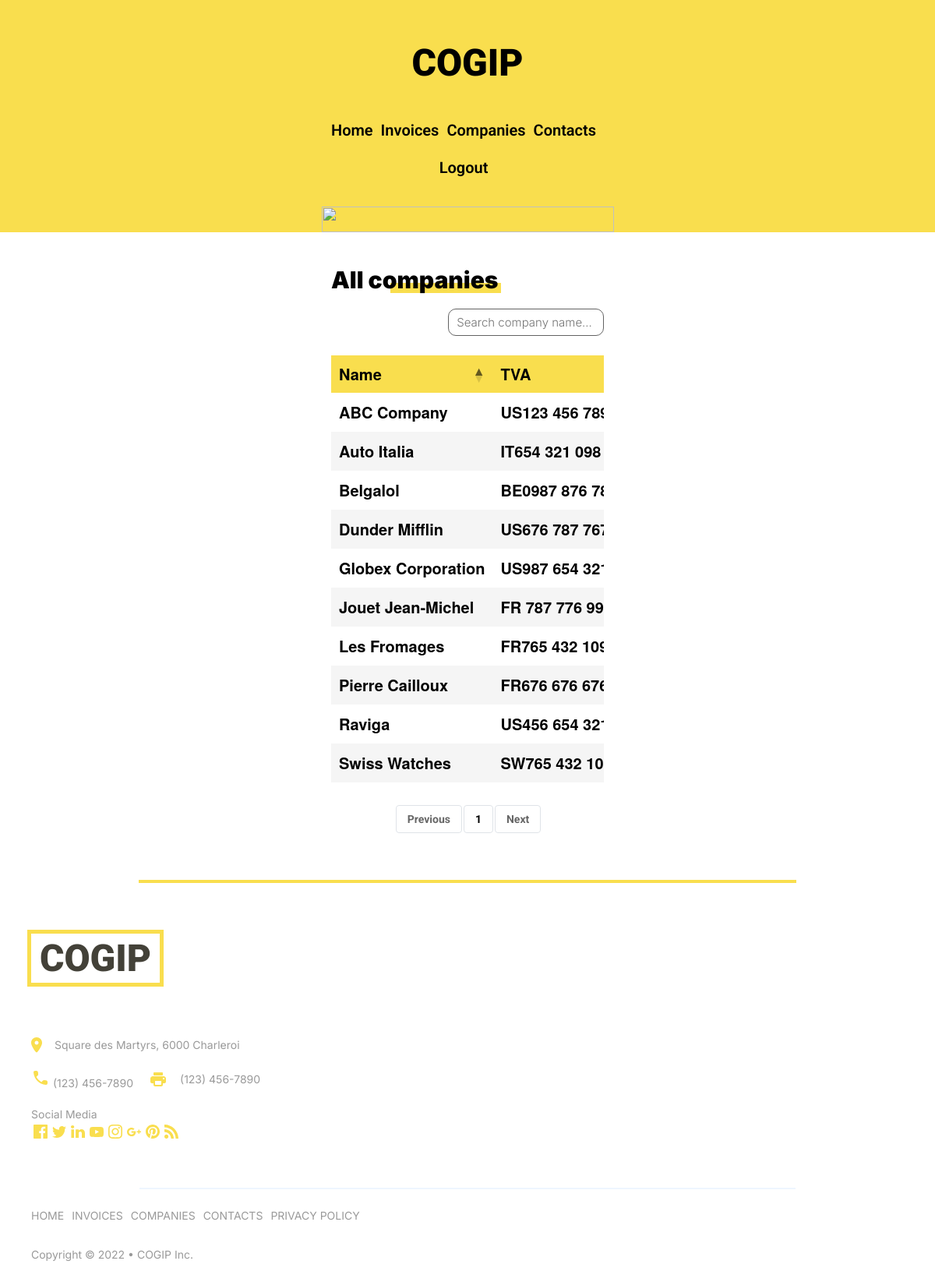
/base/company (signed in), run on the app's committed database.
### tables this page shows
CREATE TABLE `companies` (
  `id` int(11) NOT NULL,
  `name` varchar(50) NOT NULL,
  `type_id` int(11) NOT NULL,
  `country` varchar(50) NOT NULL,
  `tva` varchar(50) NOT NULL,
  `created_at` datetime NOT NULL,
  `updated_at` datetime NOT NULL
);

### base/app/Models/company.php (called while the page is built, shortened)
<?php
    class Company
    {
        public function __construct(int $id, string $name, string $type, string $country, string $tva, string $creation_date, string $update_date){
            $this->id = $id;
            $this->name = $name;
            $this->tva = $tva;
        }
    }
?>

### base/app/Views/companies.php (the view, shortened to what this page needs)
<?php
include "header.php";
?>
<main>
    <section class="container__table">
        <h3>All companies</h3>
        <div class="container__table__yellow__rectangle"></div>
        <?php
        $companyController = new CompanyController($db);
        $companies = $companyController->getCompanies();
        usort($companies, function ($a, $b) {
            return strcmp($a->name, $b->name);
        });
        ?>
        <div class="table__container">
            <table class="table__container__info  table table-striped" id="myTable">
                <thead class="table__container__info__thead">
                    <tr class="table__container__info__thead__tr">
                        <th>Name</th>
                        <th>TVA</th>
                    </tr>
                </thead>
                <tbody class="table__container__info__tbody">
                    <?php foreach ($companies as $company) : ?>
                        <tr class="table__container__info__tbody__tr">
                            <td><a href="company&companyId=<?php echo $company->id; ?>"><?php echo $company->name; ?></a></td>
                            <td>
                                <?php echo $company->tva; ?>
                            </td>
                        </tr>
                    <?php endforeach; ?>
                </tbody>
            </table>
        </div>
    </section>
</main>
<?php
include "footer.php";
?>

### base/index.php (shortened to what this page needs)
<?php
$route = $_GET['route'];
$routeParts = explode('/', $route);
$base = $routeParts[0];
if (!isset($_SESSION["isConnected"]) || $_SESSION["isConnected"] != 1) {
    if ($base != 'user') {
        if ($base == 'signup') {
            require_once APP . 'Controllers/signupController.php';
        } else {
            require_once APP . 'Controllers/loginController.php';
        }
    } else {
        $ctrl = APP . 'Controllers/' . $base . 'Controller.php';
        if (file_exists($ctrl)) {
            require_once($ctrl);
        } else {
            require_once(APP . 'Views/404.php');
        }
    }
} else {
    $ctrl = APP . 'Controllers/' . $base . 'Controller.php';
    if (file_exists($ctrl)) {
        require_once($ctrl);
    } else {
        require_once(APP . 'Views/404.php');
    }
}
?>

### base/app/Controllers/companyController.php (shortened to what this page needs)
<?php
require_once APP . 'Core/connect.php';
require_once APP . 'Models/company.php';
class CompanyController
{
    private $db;
    public function __construct($db)
    {
        $this->db = $db;
    }
    public function getCompanies($query = "SELECT * FROM companies")
    {
        $newquery = $query;
        $statement = $this->db->prepare($newquery);
        $statement->execute();
        $result = $statement->fetchAll(PDO::FETCH_ASSOC);
        $companies = array();
        foreach ($result as $row) {
            $type = $row['type_id'];
            $queryTypes = "SELECT name FROM types WHERE id = ".$type;
            $statementTypes = $this->db->query($queryTypes);
            $statementTypes->execute();
            $resultTypes = $statementTypes->fetch(PDO::FETCH_ASSOC);
            $company = new Company(
                $row['id'],
                $row['name'],
                $resultTypes['name'],
                $row['country'],
                $row['tva'],
                $row['created_at'],
                $row['updated_at']
            );
            $companies[] = $company;
        }
        return $companies;
    }
}
$companyController = new CompanyController($db);
if (isset($_GET['companyId'])) {
    $companyId = $_GET['companyId'];
    $company = $companyController->getCompanyById($companyId);
    $contacts = $companyController->getContactsByCompanyId($companyId);
    $invoices = $companyController->getInvoicesByCompanyId($companyId);
    require_once APP . 'Views/show_company.php';
}else{
    $companies = $companyController->getCompanies();
    require_once APP . 'Views/companies.php';
}

### base/app/Views/header.php (shortened to what this page needs)
<!DOCTYPE html>
<html lang="en">
<head>
    <link href="/cogip/base/public/assets/css/main.css" rel="stylesheet" type="text/css">
    <link href="http://maxcdn.bootstrapcdn.com/bootstrap/3.2.0/css/bootstrap.min.css" rel="stylesheet">
    <link rel="stylesheet" href="http://cdn.datatables.net/1.10.2/css/jquery.dataTables.min.css">
    <link href="http://maxcdn.bootstrapcdn.com/bootstrap/3.2.0/css/bootstrap.min.css" rel="stylesheet">
    <link rel="stylesheet" href="http://cdn.datatables.net/1.10.2/css/jquery.dataTables.min.css">
</head>
<body>
    <header class="public__header">
        <nav>
            <h1>COGIP</h1>
            <ul class="nav__bar">
                <li><a href="Home">Home</a></li>
                <li><a href="invoice">Invoices</a></li>
                <li><a href="company">Companies</a></li>
                <li><a href="contact">Contacts</a></li>
            </ul>
            <ul class="nav__login">
                <?php if (!isset($_SESSION['isConnected']) || $_SESSION['isConnected'] != 1) {
                    echo "<li><a href='signup'>signup</a></li>";
                    echo "<li><a href='login'>Login</a></li>";
                } else {
                    echo "<li><a href='logout'>Logout</a></li>";
                }
                ?>
            </ul>
        </nav>
        <img src="/cogip/base/public/assets/img/rectangle.svg">
    </header>

### base/app/Views/footer.php (shortened to what this page needs)
<footer class="public_footer">
    <span>
        <hr class="public_footer_top_line">
    </span>
    <section class="public_footer_section ">
        <div class="public_footer_name">
            <h4>COGIP</h4>
        </div>
        <div class="public_footer_contact">
            <div class="public_footer_contact_div_logo">
                 Square des Martyrs, 6000 Charleroi
            </div>
            <div class="public_footer_contact_number footer_contact_div_logo">
                <div class="footer_contact_div_logo">
                     (123) 456-7890
                </div>
                <div class="public_footer_contact_div_logo">
                     (123) 456-7890
                </div>
            </div>
            <div class="public_ footer_contact_div_logo">
                <div>Social Media</div>
                <div class="public_footer_contact_social_media_logo">
                </div>
            </div>
        </div>
    </section>
    <span>
        <hr class="public_footer_down_line">
    </span>
    <nav class="public_footer_nav-footer">
        <ul class="">
            <li><a href="index.php?route=Home">HOME</a></li>
            <li><a href="index.php?route=invoice">INVOICES</a></li>
            <li><a href="index.php?route=company">COMPANIES</a> </li>
            <li><a href="index.php?route=contact">CONTACTS</a></li>
            <li> <a href="">PRIVACY POLICY</a></li>
        </ul>
        <span>Copyright © 2022 • COGIP Inc.</span>
    </nav>
</footer>
</body>
</html>

### data on the page
companies: name "ABC Company", tva "US123 456…"
companies: name "Auto Italia", tva "IT654 321 098"
companies: name "Belgalol", tva "BE0987 876…"
companies: name "Dunder Mifflin", tva "US676 787…"
companies: name "Globex Corporation", tva "US987 654…"
companies: name "Jouet Jean-Michel", tva "FR 787 776…"
companies: name "Les Fromages", tva "FR765 432…"
companies: name "Pierre Cailloux", tva "FR676 676…"
companies: name "Raviga", tva "US456 654…"
companies: name "Swiss Watches", tva "SW765 432…"
